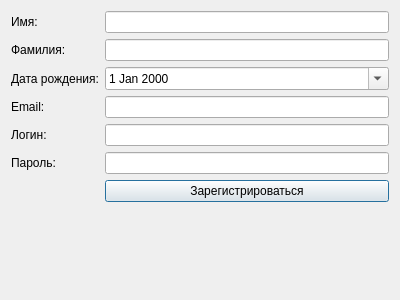
<?xml version="1.0" encoding="UTF-8"?>
<ui version="4.0">
 <class>RegisterDialog</class>
 <widget class="QDialog" name="RegisterDialog">
  <property name="geometry">
   <rect>
    <x>0</x>
    <y>0</y>
    <width>400</width>
    <height>300</height>
   </rect>
  </property>
  <property name="windowTitle">
   <string>Регистрация</string>
  </property>
  <layout class="QVBoxLayout" name="verticalLayout">
   <item>
    <layout class="QFormLayout" name="formLayout">
     <item row="0" column="0">
      <widget class="QLabel" name="firstNameLabel">
       <property name="text">
        <string>Имя:</string>
       </property>
      </widget>
     </item>
     <item row="0" column="1">
      <widget class="QLineEdit" name="firstNameLineEdit"/>
     </item>
     <item row="1" column="0">
      <widget class="QLabel" name="lastNameLabel">
       <property name="text">
        <string>Фамилия:</string>
       </property>
      </widget>
     </item>
     <item row="1" column="1">
      <widget class="QLineEdit" name="lastNameLineEdit"/>
     </item>
     <item row="2" column="0">
      <widget class="QLabel" name="dateOfBirthLabel">
       <property name="text">
        <string>Дата рождения:</string>
       </property>
      </widget>
     </item>
     <item row="2" column="1">
      <widget class="QDateEdit" name="dateOfBirthDateEdit">
       <property name="calendarPopup">
        <bool>true</bool>
       </property>
      </widget>
     </item>
     <item row="3" column="0">
      <widget class="QLabel" name="emailLabel">
       <property name="text">
        <string>Email:</string>
       </property>
      </widget>
     </item>
     <item row="3" column="1">
      <widget class="QLineEdit" name="emailLineEdit"/>
     </item>
     <item row="4" column="0">
      <widget class="QLabel" name="loginLabel">
       <property name="text">
        <string>Логин:</string>
       </property>
      </widget>
     </item>
     <item row="4" column="1">
      <widget class="QLineEdit" name="loginLineEdit"/>
     </item>
     <item row="5" column="0">
      <widget class="QLabel" name="passwordLabel">
       <property name="text">
        <string>Пароль:</string>
       </property>
      </widget>
     </item>
     <item row="5" column="1">
      <widget class="QLineEdit" name="passwordLineEdit">
       <property name="echoMode">
        <enum>QLineEdit::EchoMode::Password</enum>
       </property>
      </widget>
     </item>
     <item row="6" column="1">
      <widget class="QPushButton" name="registerButton">
       <property name="text">
        <string>Зарегистрироваться</string>
       </property>
      </widget>
     </item>
    </layout>
   </item>
   <item>
    <widget class="QDialogButtonBox" name="buttonBox">
     <property name="orientation">
      <enum>Qt::Orientation::Horizontal</enum>
     </property>
     <property name="standardButtons">
      <set>QDialogButtonBox::StandardButton::NoButton</set>
     </property>
    </widget>
   </item>
  </layout>
 </widget>
 <resources/>
 <connections>
  <connection>
   <sender>buttonBox</sender>
   <signal>accepted()</signal>
   <receiver>RegisterDialog</receiver>
   <slot>accept()</slot>
   <hints>
    <hint type="sourcelabel">
     <x>20</x>
     <y>20</y>
    </hint>
    <hint type="destinationlabel">
     <x>20</x>
     <y>20</y>
    </hint>
   </hints>
  </connection>
  <connection>
   <sender>buttonBox</sender>
   <signal>rejected()</signal>
   <receiver>RegisterDialog</receiver>
   <slot>reject()</slot>
   <hints>
    <hint type="sourcelabel">
     <x>20</x>
     <y>20</y>
    </hint>
    <hint type="destinationlabel">
     <x>20</x>
     <y>20</y>
    </hint>
   </hints>
  </connection>
 </connections>
</ui>
